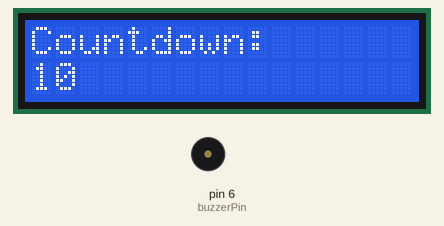
A sketch run on a simulated Arduino Uno, built with avr-gcc and run on an emulated ATmega328P. On the bench: 16×2 character LCD, buzzer (waves = sounding). At 13.1 s the program stops and its outputs stay as they are.

Above: at 0.3 s.
At 5.16 s:
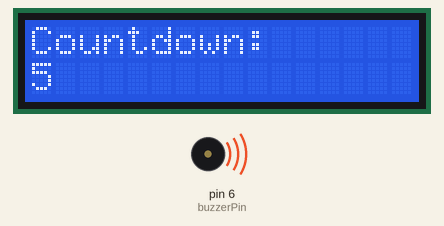
At 11.1 s:
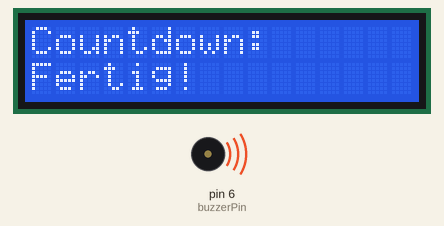
At 13.1 s:
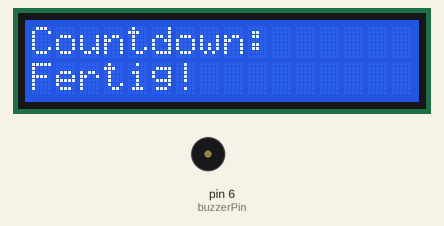
Timing chart, 0 to 14.6 s (numbered marks = the images above):
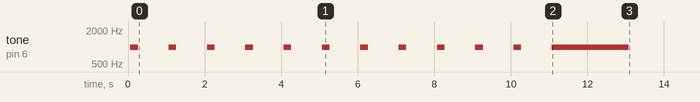

Measured:
- by itself, tone on pin 6 (buzzerPin): goes 11 × (1000 Hz 0.20 s, silent 0.80 s), 1000 Hz 2.0 s, then silent
- what the display in image 1 shows lasts 1.0 s, from 5.1 s to 6.1 s

The sketch:

lcd_timer.ino
```cpp
 #include <LiquidCrystal.h>

// LCD initialisieren: RS, E, D4, D5, D6, D7
LiquidCrystal lcd(7, 8, 9, 10, 11, 12);

int buzzerPin = 6;  // Buzzer an Pin 6
int countdown = 10; // Countdown-Wert

void setup() {
  lcd.begin(16, 2);  // 16 Zeichen, 2 Zeilen
  pinMode(buzzerPin, OUTPUT);

  lcd.setCursor(0, 0);
  lcd.print("Countdown:");
}

void loop() {
  for (int i = countdown; i >= 0; i--) {
    lcd.setCursor(0, 1);
    lcd.print("   "); // Lösche vorherige Zahl
    lcd.setCursor(0, 1);
    lcd.print(i);

    // Kurzer Piepton bei jedem Countdown-Schritt
    tone(buzzerPin, 1000, 200);
    delay(1000); // 1 Sekunde warten
  }

  // Endet der Countdown, langer Piepton
  lcd.setCursor(0, 1);
  lcd.print("Fertig!");

  tone(buzzerPin, 1000, 2000); // Langer Ton für 2 Sekunden
  delay(2000);

  noTone(buzzerPin);
  while (true); // Stoppt das Programm
}
```
